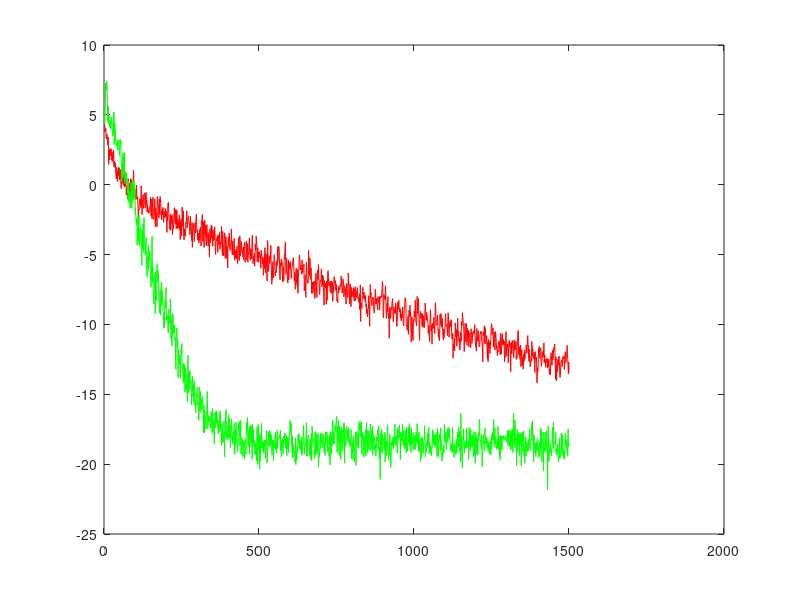

MATLAB code to generate this figure:
%================================================================
% Exercise 5.21.
% This function generates the model 
% and runs the LMS and the TDLMS algorithms 
% for the AR process input scenario. 
%=================================================================

function TDLMS
  close 
L=10;%Dimension of the unknown vector
N=1500; %Number of Data
theta=randn(L,1);%Unknown parameter
w=zeros(L,1);%Estimate vector

IterNo=100;
 
MSE1=zeros(N,IterNo);
MSE2=zeros(N,IterNo);
noisevar=0.01;
correlcoeff=0.85;

delta=0.01;
beta=0.5;
T=dctmtx(L);%DCT matrix to be used for the TDLMS
for It=1:IterNo
  xcorrel = randn(N+L-1,1);
xcorrel = filter(1,[1 correlcoeff],xcorrel); % AR
xcorrel = xcorrel/std(xcorrel);

X = convmtx(xcorrel,L)';
X(:,1:L-1) = [];

inputvec = @(n) X(:,n);


inputvec = @(n) X(:,n);

noise = randn(N,1)*sqrt(noisevar);

y = zeros(N,1);
y(1:N) = X(:,1:N)'*theta;
y = y + noise;
w=zeros(L,1);
   mu=0.01;
   
        for i=1:N
         
          
            e=y(i)-w'*inputvec(i);
            w=w+mu*e*inputvec(i);
            MSE1(i,It)=e^2;
        end
        
        w=zeros(L,1);
         mu=0.01;
         sigmasquare=delta*ones(L,1);
   Dinv=eye(L);
         for i=1:N
            intran=T'*inputvec(i);
            e=y(i)-w'*intran;
            w=w+mu*e*Dinv*intran;%Compute the updated estimate
            sigmasquare = beta* sigmasquare+(1-beta)*abs(intran).^2;%Update the weights used in the TDLMS
            Dinv=diag(1./sigmasquare);
            MSE2(i,It)=e^2;
        end

end
MSEav1=sum(MSE1')/IterNo;
MSEav2=sum(MSE2')/IterNo;

plot(10*log10(MSEav1),'r');hold on
plot(10*log10(MSEav2),'g')
